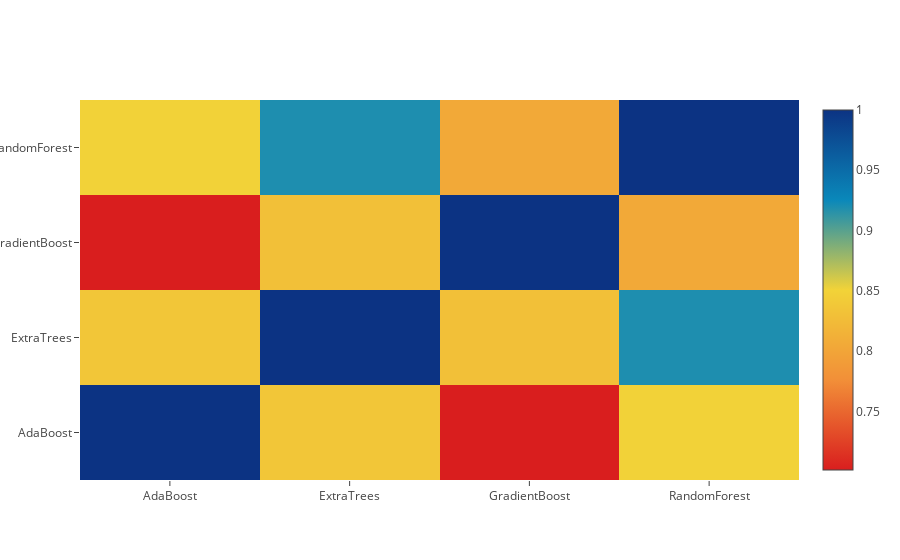

The code cell stored with this chart in its notebook:
### Code cell
data = [
    go.Heatmap(
        z= base_predictions_train.astype(float).corr().values ,
        x=base_predictions_train.columns.values,
        y= base_predictions_train.columns.values,
          colorscale='Portland',
            showscale=True,
            reversescale = True
    )
]
py.iplot(data, filename='labelled-heatmap')

### Figure 1 — Plotly figure (JSON) as saved in the notebook; plotly's stock layout.template omitted (floating-point values rounded to 4 significant figures)
{"data": [{"colorscale": "Portland", "reversescale": true, "showscale": true, "type": "heatmap", "x": ["AdaBoost", "ExtraTrees", "GradientBoost", "RandomForest"], "y": ["AdaBoost", "ExtraTrees", "GradientBoost", "RandomForest"], "z": [[1, 0.8366, 0.7014, 0.85], [0.8366, 1, 0.8297, 0.9189], [0.7014, 0.8297, 1, 0.8048], [0.85, 0.9189, 0.8048, 1]]}], "layout": {}}
